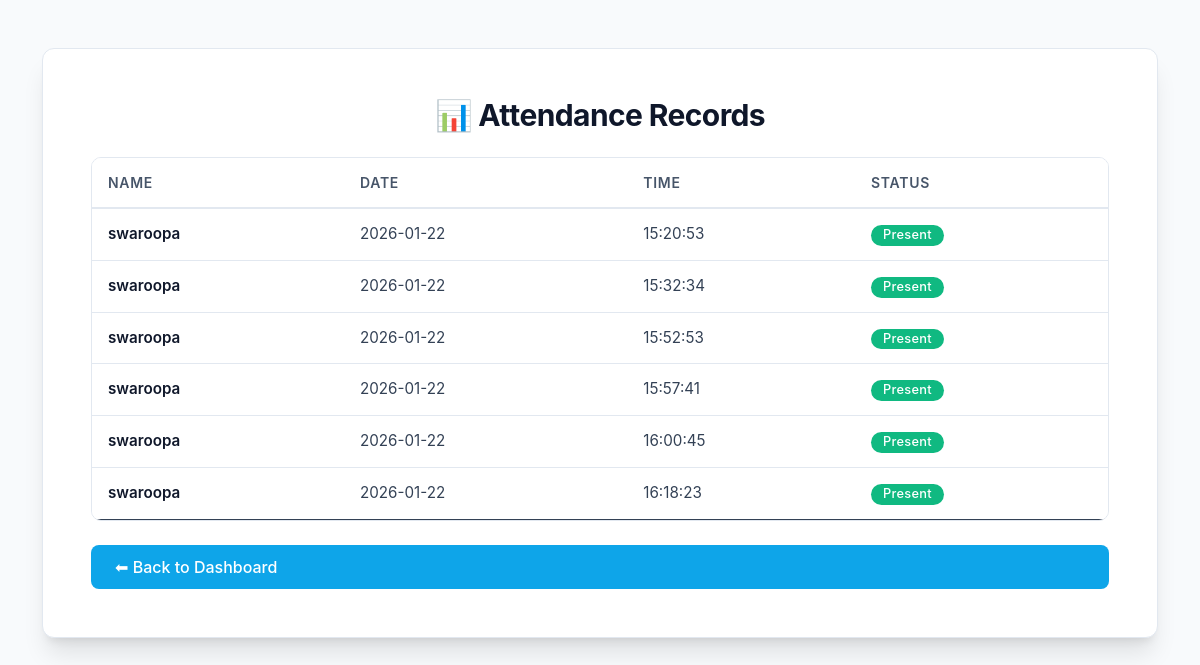
The page /view (signed in) on the database its author committed.
### tables this page shows
CREATE TABLE attendance (
    id INTEGER PRIMARY KEY AUTOINCREMENT,
    student_id INTEGER,
    date TEXT,
    time TEXT,
    status TEXT
);

CREATE TABLE students (
    id INTEGER PRIMARY KEY AUTOINCREMENT,
    name TEXT,
    email TEXT UNIQUE,
    password TEXT
);

### app.py (the view)
@app.route("/view")
def view():
    if "user" not in session:
        return redirect("/")
    db = get_db()
    cur = db.cursor()
    student_id = int(session["user"])
    cur.execute("""
        SELECT s.name, a.date, a.time, a.status
        FROM attendance a
        JOIN students s ON a.student_id = s.id
        WHERE a.student_id = ?
        ORDER BY a.date, a.time
    """, (student_id,))
    records = cur.fetchall()
    db.close()
    print(records)
    return render_template("view_attendance.html", records=records or [])

### utils/db.py (called while the page is built)
def get_db():
    return sqlite3.connect(DB_PATH)

### templates/view_attendance.html (shortened to what this page needs)
<!DOCTYPE html>
<html>
<head>
    <link href="https://cdn.jsdelivr.net/npm/bootstrap@5.3.2/dist/css/bootstrap.min.css" rel="stylesheet">
    <link rel="stylesheet" href="{{ url_for('static', filename='style.css') }}">
</head>
<body>
<div class="container mt-5">
    <div class="card records-card p-5">
        <h2 class="text-center mb-4 records-title">📊 Attendance Records</h2>
        <div class="table-container">
            <table class="table table-hover">
                <thead>
                    <tr>
                        <th>Name</th>
                        <th>Date</th>
                        <th>Time</th>
                        <th>Status</th>
                    </tr>
                </thead>
                <tbody>
                    {% if records %}
                        {% for r in records %}
                        <tr>
                            <td><strong>{{ r[0] }}</strong></td>
                            <td>{{ r[1] }}</td>
                            <td>{{ r[2] }}</td>
                            <td><span class="badge bg-success">{{ r[3] }}</span></td>
                        </tr>
                        {% endfor %}
                    {% else %}
                        <tr>
                            <td colspan="4" class="empty-state">
                                No attendance records found
                            </td>
                        </tr>
                    {% endif %}
                </tbody>
            </table>
        </div>
        <a href="/dashboard" class="btn btn-back mt-4">⬅ Back to Dashboard</a>
    </div>
</div>
</body>
</html>

### static/style.css (style rules this page uses)
:root { --primary: #0ea5e9; --primary-dark: #0284c7; --primary-light: #38bdf8; --secondary: #8b5cf6; --success: #10b981; --danger: #ef4444; --warning: #f59e0b; --dark: #0f172a; --gray-50: #f8fafc; --gray-100: #f1f5f9; --gray-200: #e2e8f0; --gray-300: #cbd5e1; --gray-400: #94a3b8; --gray-500: #64748b; --gray-600: #475569; --gray-700: #334155; --gray-800: #1e293b; --gray-900: #0f172a; --shadow-sm: 0 1px 2px 0 rgba(0, 0, 0, 0.05); --shadow: 0 1px 3px 0 rgba(0, 0, 0, 0.1), 0 1px 2px -1px rgba(0, 0, 0, 0.1); --shadow-md: 0 4px 6px -1px rgba(0, 0, 0, 0.1), 0 2px 4px -2px rgba(0, 0, 0, 0.1); --shadow-lg: 0 10px 15px -3px rgba(0, 0, 0, 0.1), 0 4px 6px -4px rgba(0, 0, 0, 0.1); --shadow-xl: 0 20px 25px -5px rgba(0, 0, 0, 0.1), 0 8px 10px -6px rgba(0, 0, 0, 0.1); }
* { margin: 0; padding: 0; box-sizing: border-box; }
body { font-family: -apple-system, BlinkMacSystemFont, 'Segoe UI', 'Roboto', 'Oxygen', 'Ubuntu', 'Cantarell', 'Fira Sans', 'Droid Sans', 'Helvetica Neue', sans-serif; -webkit-font-smoothing: antialiased; -moz-osx-font-smoothing: grayscale; background: var(--gray-50); min-height: 100vh; color: var(--gray-900); }
.card { background: white; border-radius: 12px; box-shadow: var(--shadow-lg); border: 1px solid var(--gray-200); transition: all 0.2s ease; }
.btn-back { background: var(--primary); border: none; border-radius: 8px; padding: 10px 24px; font-weight: 500; color: white; text-decoration: none; display: inline-flex; align-items: center; gap: 8px; transition: all 0.2s ease; cursor: pointer; }
.records-card { background: white; border-radius: 12px; box-shadow: var(--shadow-xl); border: 1px solid var(--gray-200); }
.records-title { color: var(--gray-900); font-weight: 700; font-size: 1.875rem; letter-spacing: -0.02em; }
.table-container { border-radius: 10px; overflow: hidden; border: 1px solid var(--gray-200); }
.table { margin-bottom: 0; }
.table thead { background: var(--gray-50); border-bottom: 2px solid var(--gray-200); }
.table thead th { border: none; padding: 14px 16px; font-weight: 600; font-size: 0.875rem; text-transform: uppercase; letter-spacing: 0.05em; color: var(--gray-600); }
.table tbody tr { transition: all 0.15s ease; border-bottom: 1px solid var(--gray-200); }
.table tbody tr:last-child { border-bottom: none; }
.table tbody td { padding: 14px 16px; vertical-align: middle; color: var(--gray-700); font-size: 0.95rem; }
.table tbody td strong { color: var(--gray-900); font-weight: 600; }
.badge { padding: 4px 12px; border-radius: 12px; font-size: 0.8rem; font-weight: 500; letter-spacing: 0.02em; }
.bg-success { background-color: var(--success) !important; }
.text-center { text-align: center; }
.card { animation: fadeIn 0.3s ease; }

### rows shown on the page
attendance: name "swaroopa", date "2026-01-22", time "15:20:53", status "Present"
attendance: name "swaroopa", date "2026-01-22", time "15:32:34", status "Present"
attendance: name "swaroopa", date "2026-01-22", time "15:52:53", status "Present"
attendance: name "swaroopa", date "2026-01-22", time "15:57:41", status "Present"
attendance: name "swaroopa", date "2026-01-22", time "16:00:45", status "Present"
attendance: name "swaroopa", date "2026-01-22", time "16:18:23", status "Present"
